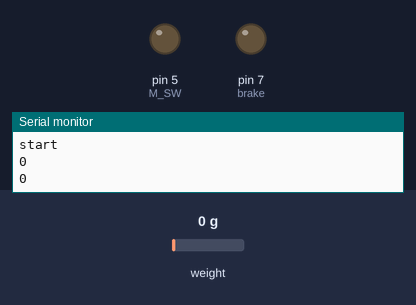
Bench run of a sketch on a simulated Arduino Uno, built with avr-gcc and run on an emulated ATmega328P. On the bench: output pins drawn as LEDs (lit = HIGH), the last lines printed to the serial monitor. The test bench sets the inputs (shaded band); at power-on: weight on the scale 0 g.

Above: at 2.2 s.
2.3 s: weight on the scale set to 451 g
6.1 s: weight on the scale set to 540 g
At 10.0 s:
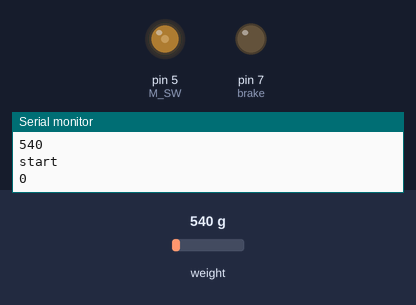
10.5 s: weight on the scale set to 100 g
At 14.2 s:
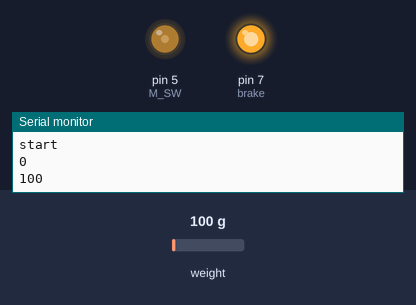
14.5 s: weight on the scale set to 1250 g
At 17.4 s:
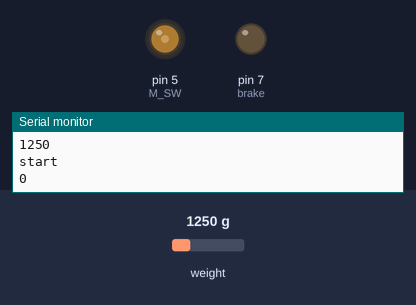
Timing chart, 0 to 18.9 s (numbered marks = the images above; inputs shaded):
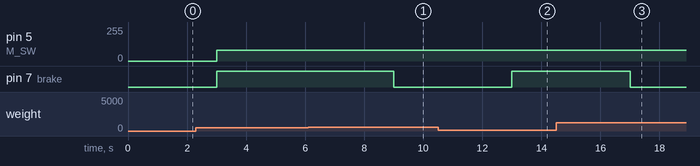

The sketch:

ver1.1_faster.ino
```cpp
#include "HX711.h"

HX711 scale;

const int M_SW = 5;                       //モーターのスイッチ(pwm)
const double STANDARD_VALUE = -35.754020; //キャリブレートして得られた値
const double MIN_WEIGHT = 500.;           //モーターが動くときの最小の重さ
const double MAX_WEIGHT = 10000.;         //想定する最大の重さ

const int brake = 7;

void setup()
{
    // put your setup code here, to run once:
    Serial.begin(115200);
    pinMode(brake, OUTPUT);
    scale.begin(A1, A0);
    scale.tare();
    scale.set_scale(STANDARD_VALUE);
}

unsigned long long start;
unsigned long long end;
int weight;
int pwm;
bool is_brake;

void loop()
{
    Serial.println("start");
    start = millis();
    for (int i = 0; i < 1024; i++)
    {
        //Serial.println(analogRead(A4));
    }
    end = millis();
    Serial.println((int)(end - start));
    weight = scale.get_units(10);
    Serial.println(weight);
    pwm = Serial.readStringUntil(10).toInt();
    //analogWrite(M_SW, pwm);
    analogWrite(M_SW, 80);
    if(weight < MIN_WEIGHT){
        digitalWrite(brake, HIGH);
    }else{
      digitalWrite(brake, LOW);
    }
}
```

Measured:
- the behaviour switches between 500 and 501 g on weight on the scale (found by bisection; images 0 and 1)
- after the input at 6.1 s, pin 7 (brake): HIGH → LOW after 2.9 s
- after the input at 10.5 s, pin 7 (brake): LOW → HIGH after 2.5 s
- after the input at 14.5 s, pin 7 (brake): HIGH → LOW after 2.5 s
